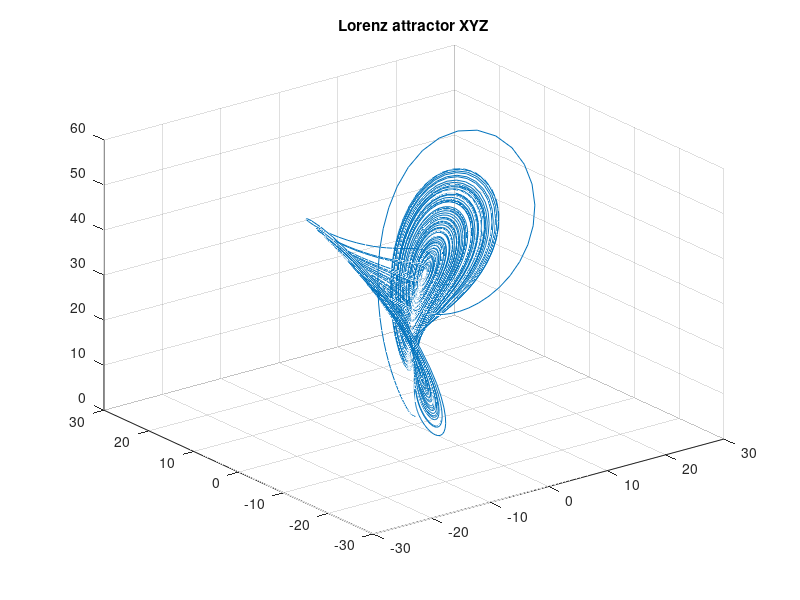
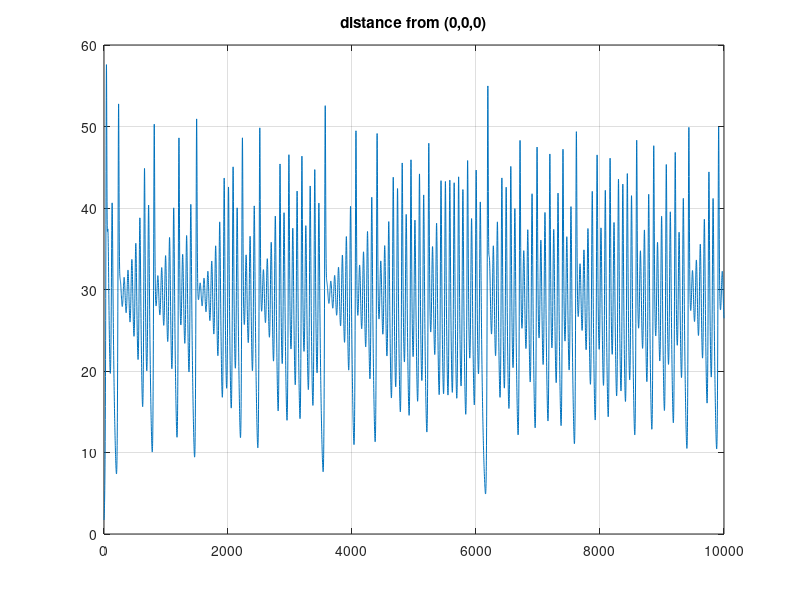

Write the MATLAB code that produced these figures, in order.
clear all;

iterN=10000;
dt=0.01;
rho=28;
beta=8/3;
sigma=10;

XYZ=zeros(iterN,4);          % [1..3]=<x,y,z>, [4]=dist(<0,0,0>)

XYZ(1,1:3)=ones(1,3);                 % initial point (seed)
XYZ(1,4)=sqrt(sum(XYZ(1,1:3).^2));    % distance from (0,0,0)

for k=2:iterN
  dx=sigma*(XYZ(k-1,2)-XYZ(k-1,1));             % dx/dt=sigma*(y-x)
  dy=XYZ(k-1,1)*(rho-XYZ(k-1,3))-XYZ(k-1,2);    % dy/dt=x*(rho-z)-y
  dz=XYZ(k-1,1)*XYZ(k-1,2)-beta*XYZ(k-1,3);     % dz/dt=x*y-beta*z

  XYZ(k,1:3)=XYZ(k-1,1:3)+[dx dy dz]*dt;        % 1st-order Euler step
  XYZ(k,4)=sqrt(sum(XYZ(k,1:3).^2));            % distance from (0,0,0)
end

figure(1);
plot3(XYZ(:,1),XYZ(:,2),XYZ(:,3));
grid on;
title('Lorenz attractor XYZ');

figure(2);
plot(1:size(XYZ,1),XYZ(:,4));
grid on;
title('distance from (0,0,0)');




